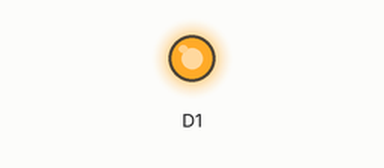
The sketch below on a simulated ESP8266 (NodeMCU). Shown: output pins drawn as LEDs (lit = HIGH).

Above: at 0.5 s.
At 2.5 s:
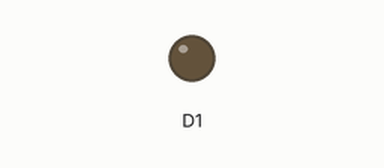
Timing chart, 0 to 5.2 s (numbered marks = the images above):
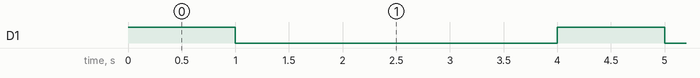

The sketch:

code17.1.ino
```cpp
void setup()
{
  // set the digital pin1 as output.
  pinMode(D1, OUTPUT);
}
void loop()
{
  // turn the LED on
  digitalWrite(D1 , HIGH);

  // wait for 1 second.
  delay(1000);

  // turn the LED off.
  digitalWrite(D1 , LOW);

  // LED is OFF for 3 second.
  delay(3000);
}
```

Measured:
- by itself, D1: alternates HIGH for 1.0 s and LOW for 3.0 s
